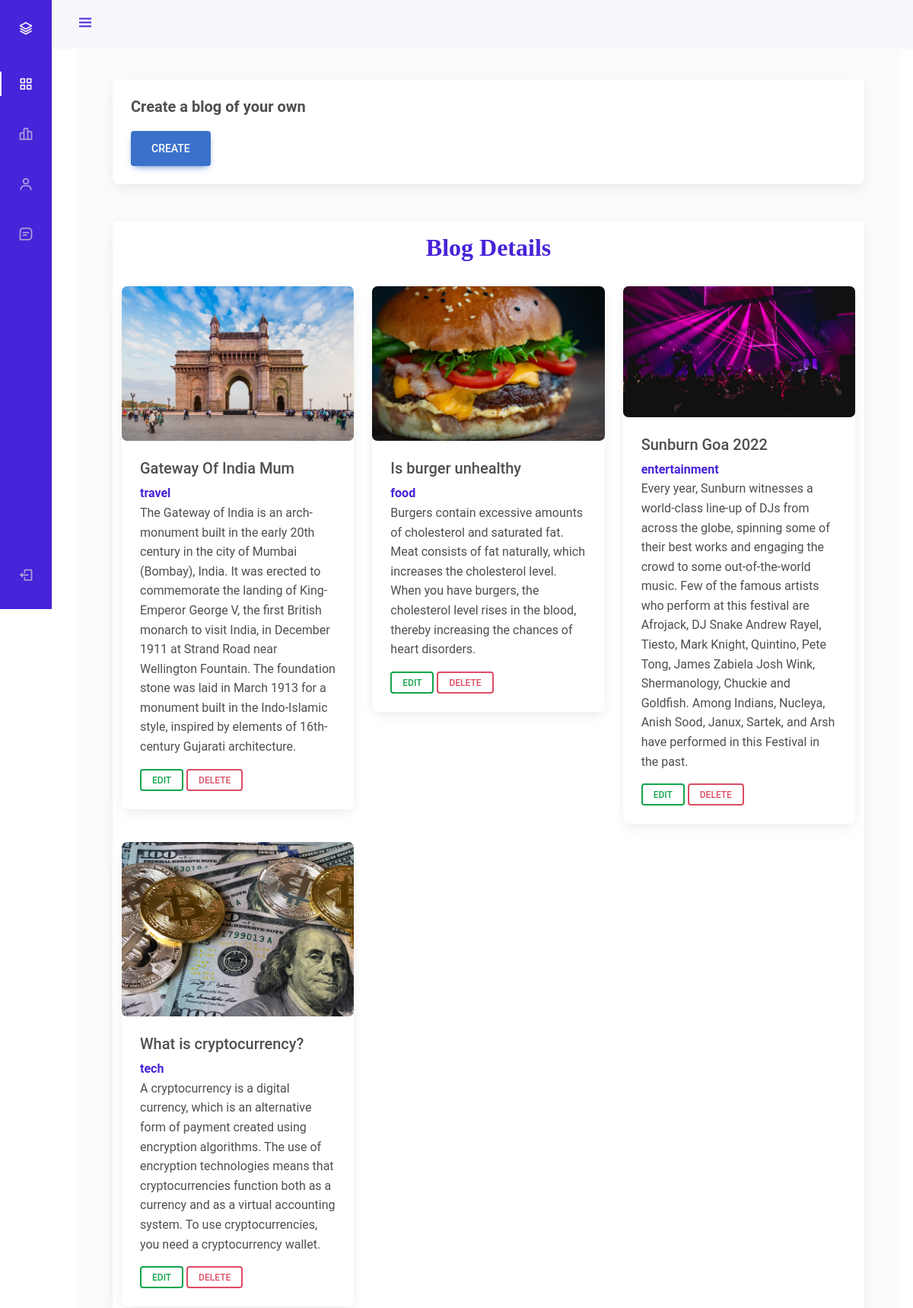
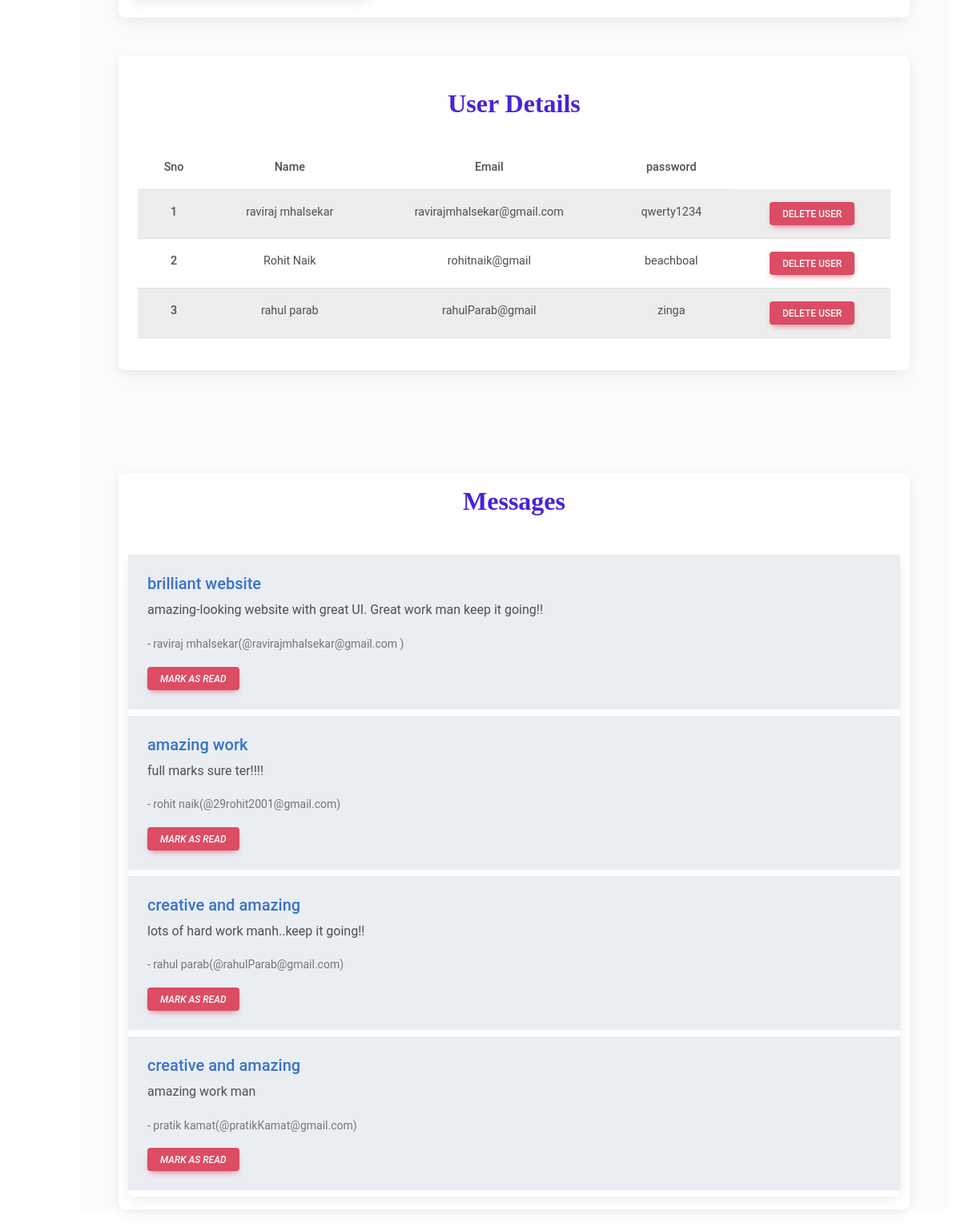
Page /dashboard.php on the committed database (2 pictures, top to bottom).
### tables this page shows
CREATE TABLE `blogs` (
  `Sno` int(11) NOT NULL,
  `title` varchar(50) NOT NULL,
  `description` text NOT NULL,
  `type` varchar(20) NOT NULL,
  `image_url` text NOT NULL
);

CREATE TABLE `contact_form` (
  `Sno` int(50) NOT NULL,
  `name` varchar(50) NOT NULL,
  `email` varchar(50) NOT NULL,
  `subject` varchar(50) NOT NULL,
  `message` text NOT NULL
);

### dashboard.php (the view, shortened to what this page needs)
<?php
  require 'php/connect_db.php';
?>
<!DOCTYPE html>
<html lang="en">
<head>
    <link rel="stylesheet" href="css/dashboard.css" />
    <link rel="stylesheet" href="https://cdn.jsdelivr.net/npm/bootstrap@5.0.0-beta1/dist/css/bootstrap.min.css" />
    <link rel="stylesheet" href="https://cdn.jsdelivr.net/npm/bootstrap@5.0.0-beta1/dist/js/bootstrap.bundle.min.js" />
    <link rel="stylesheet" href="https://cdnjs.cloudflare.com/ajax/libs/jquery/3.2.1/jquery.min.js" />
    <link rel="stylesheet" href="https://cdn.jsdelivr.net/npm/boxicons@latest/css/boxicons.min.css" />
    <link rel="stylesheet" href="https://cdnjs.cloudflare.com/ajax/libs/mdb-ui-kit/6.0.1/mdb.min.css" />
</head>
<body id="body-pd">
    <section>
        <header class="header" id="header">
            <div class="header_toggle">
                <i class="bx bx-menu" id="header-toggle"></i>
            </div>
        </header>
        <div class="l-navbar" id="nav-bar">
            <nav class="nav">
                <div>
                    <a href="#" class="nav_logo">
                        <i class="bx bx-layer nav_logo-icon"></i>
                    </a>
                    <div class="nav_list">
                        <a href="#create" class="nav_link active">
                            <i class="bx bx-grid-alt nav_icon"></i>
                        </a>
                        <a href="#blogsDetails" class="nav_link">
                            <i class="bx bx-bar-chart-alt-2 nav_icon"></i>
                        </a>
                        <a href="#userDetail" class="nav_link">
                            <i class="bx bx-user nav_icon"></i>
                        </a>
                        <a href="#messages" class="nav_link">
                            <i class="bx bx-message-square-detail nav_icon"></i>
                        </a>
                    </div>
                </div>
                <a href="login.php" class="nav_link">
                    <i class="bx bx-log-out nav_icon"></i>
                </a>
            </nav>
        </div>
    </section>
    <section>
        <div class="pt-2 height-200 bg-light">
            <section id="create">
                <div class="card mb-5 mx-5">
                    <div class="card-body display-5">
                        <h5 class="card-title"><strong>Create a blog of your own</strong></h5>
                        <button type="button" class="btn btn-primary btn-lg" data-mdb-toggle="modal"
                            data-mdb-target="#createModal">
                            Create
                        </button>
                    </div>
                </div>
            </section>
            <section id="blogsDetails" class="card mb-5 mx-5">
                <div class="row">
                    <div class="col-md-12">
                        <h2 class="pt-3 pb-4 text-center font-bold font-up deep-purple-text">
                           <strong>Blog Details</strong>
                        </h2>
                    </div>
                </div>
                <div class="container">
                    <div class="row">
                        <?php
                            $sql = "SELECT * FROM `blogs`";
                            $result = mysqli_query($conn,$sql);
                            while($row = mysqli_fetch_assoc($result)){
                                echo "<div class='col-lg-4 mb-4'>
                                <div class='card'>
                                    <img class='card-img mh-100' src='uploads/".$row['image_url']."'
                                        alt='image-cover' class='card-img-top' />
                                    <div class='card-body'>
                                        <h5 class='card-title'>".$row['title']."</h5>
                                        <strong class='card-type' style='color: #4723D9;'>".$row['type']."</strong>
                                        <p class='card-text'>
                                            ".$row['description']."
                                        </p>
                                        <button id='p".$row['Sno']."' type='button' class='editBlog btn btn-outline-success btn-sm' data-mdb-toggle='modal' data-mdb-target='#editModal'>Edit
                                        </button>
                                        <button id='r".$row['Sno']."' type='submit' class=' deleteBlog btn btn-outline-danger btn-sm'>
                                            Delete
                                        </button>
                                    </div>
                                </div>
                            </div>";
                            }
                        ?>
                    </div>
                </div>
            </section>
            <section id="userDetail">
                <div class="card mb-10 my-5 mx-5">
                    <div class="card-body">
                        <div class="row">
                            <div class="col-md-12">
                                <h2 class="pt-3 pb-4 text-center font-bold font-up deep-purple-text">
                                   <strong>User Details</strong>
                                </h2>
                            </div>
                        </div>
                        <table class="table table-striped text-center">
                            <thead>
                                <tr>
                                    <th>Sno</th>
                                    <th>Name</th>
                                    <th>Email</th>
                                    <th>password</th>
                                </tr>
                            </thead>
                            <tbody>
                            <?php
                                $sql = "SELECT * FROM `login_details`";
                                $result = mysqli_query($conn,$sql);
                                $count = 1;
                                while($row = mysqli_fetch_assoc($result)){
                                    echo "<tr>";
                                    echo "<th>".$count."</th>";
                                    echo "<td>".$row['name']."</td>";
                                    echo "<td>".$row['email']."</td>";
                                    echo "<td>".$row['password']."</td>";
                                    echo "<td>
                                    <button id='u".$row['Sno']."' type='button' rel='tooltip' class='deleteUser btn btn-danger btn-round btn-just-icon btn-sm'>delete User</button>
                                    </td>";
                                    echo "</tr>";
                                    $count = $count+1;
                                }
                                ?>
                            </tbody>
                        </table>
                    </div>
                </div>
            </section>
            <section id="messages">
                <div class="card mb-10 my-5 mx-5">
                    <div class="row">
                        <div class="col-md-12">
                            <h2 class="pt-3 pb-4 text-center font-bold font-up deep-purple-text">
                               <strong>Messages</strong>
                            </h2>
                        </div>
                    </div>
                    <div class="container m-3 mx-0">
                            <div class="card">
                                <?php
                                $sql = "SELECT * FROM `contact_form`";
                                $result = mysqli_query($conn,$sql);
                                while($row = mysqli_fetch_assoc($result)){
                                    echo "<div class='card-body mb-2' style='background-color: #eaeef3;'>";
                                    echo "<h5 class='card-title text-primary'>".$row['subject']."</h5>";
                                    echo "<p class='card-text'>".$row['message']."</p>";
                                    echo "<p class='card-text'><small class='text-muted'> - ".$row['name']."(@".$row['email'].")</small></p>";
                                    echo "<button id='d".$row['Sno']."' type='button' rel='tooltip' class=' deleteMsg btn btn-danger btn-round btn-just-icon btn-sm'>
                                            <i class='material-icons' id='z".$row['Sno']."' >mark as read</i>
                                            </button></div>";
                                }
                                ?>
                            </div>
                        </div>
                    </div>
                </div>
            </section>
</body>
</html>

### css/dashboard.css (style rules this page uses)
:root { --header-height: 3rem; --nav-width: 68px; --first-color: #4723D9; --first-color-light: #AFA5D9; --white-color: #F7F6FB; --body-font: 'Nunito', sans-serif; --normal-font-size: 1rem; --z-fixed: 100 }
body { position: relative; margin: var(--header-height) 0 0 0; padding: 0 1rem; font-family: var(--body-font); font-size: var(--normal-font-size); transition: .5s }
a { text-decoration: none }
.header { width: 100%; height: var(--header-height); position: fixed; top: 0; left: 0; display: flex; align-items: center; justify-content: space-between; padding: 0 1rem; background-color: var(--white-color); z-index: var(--z-fixed); transition: .5s }
.header_toggle { color: var(--first-color); font-size: 1.5rem; cursor: pointer }
.l-navbar { position: fixed; top: 0; left: -30%; width: var(--nav-width); height: 100vh; background-color: var(--first-color); padding: .5rem 1rem 0 0; transition: .5s; z-index: var(--z-fixed) }
.nav { height: 100%; display: flex; flex-direction: column; justify-content: space-between; overflow: hidden }
.nav_logo, .nav_link { display: grid; grid-template-columns: max-content max-content; align-items: center; column-gap: 1rem; padding: .5rem 0 .5rem 1.5rem }
.nav_logo { margin-bottom: 2rem }
.nav_logo-icon { font-size: 1.25rem; color: var(--white-color) }
.nav_link { position: relative; color: var(--first-color-light); margin-bottom: 1.5rem; transition: .3s }
.nav_icon { font-size: 1.25rem }
.active { color: var(--white-color) }
.active::before { content: ''; position: absolute; left: 0; width: 2px; height: 32px; background-color: var(--white-color) }
#create { margin-top: 6rem; }
.row h2 { color: var(--first-color); font-family: -webkit-body; }
@media screen and (min-width: 768px) { body { margin: calc(var(--header-height) + 1rem) 0 0 0; padding-left: calc(var(--nav-width) + 2rem) } }
@media screen and (min-width: 768px) { .header { height: calc(var(--header-height) + 1rem); padding: 0 2rem 0 calc(var(--nav-width) + 2rem) } }
@media screen and (min-width: 768px) { .l-navbar { left: 0; padding: 1rem 1rem 0 0 } }

### rows in the picture
blogs: image_url (picture), title "Gateway Of India Mum", type "travel", description "The Gateway of India is an arch-monument built in the early 20th century in the city of Mumbai (Bombay), India. It was erected to commemorate the landing of King-Emperor George V, the first British monarch to visit India, in December 1911 at Strand Road near Wellington Fountain. The foundation stone was laid in March 1913 for a monument built in the Indo-Islamic style, inspired by elements of 16th-century Gujarati architecture."
blogs: image_url (picture), title "Is burger unhealthy", type "food", description "Burgers contain excessive amounts of cholesterol and saturated fat. Meat consists of fat naturally, which increases the cholesterol level. When you have burgers, the cholesterol level rises in the blood, thereby increasing the chances of heart disorders."
blogs: image_url (picture), title "Sunburn Goa 2022", type "entertainment", description "Every year, Sunburn witnesses a world-class line-up of DJs from across the globe, spinning some of their best works and engaging the crowd to some out-of-the-world music. Few of the famous artists who perform at this festival are Afrojack, DJ Snake Andrew Rayel, Tiesto, Mark Knight, Quintino, Pete Tong, James Zabiela Josh Wink, Shermanology, Chuckie and Goldfish. Among Indians, Nucleya, Anish Sood, Janux, Sartek, and Arsh have performed in this Festival in the past."
blogs: image_url (picture), title "What is cryptocurrency?", type "tech", description "A cryptocurrency is a digital currency, which is an alternative form of payment created using encryption algorithms. The use of encryption technologies means that cryptocurrencies function both as a currency and as a virtual accounting system. To use cryptocurrencies, you need a cryptocurrency wallet."
contact_form: subject "brilliant website", message "amazing-looking website with great UI. Great work man keep it going!!", name "raviraj mhalsekar", email "ravirajmhalsekar@gmail.com"
contact_form: subject "amazing work", message "full marks sure ter!!!!", name "rohit naik", email "29rohit2001@gmail.com"
contact_form: subject "creative and amazing", message "lots of hard work manh..keep it going!!", name "rahul parab", email "rahulParab@gmail.com"
contact_form: subject "creative and amazing", message "amazing work man", name "pratik kamat", email "pratikKamat@gmail.com"

### other values in the picture
$row['name'] "raviraj mhalsekar"
$row['email'] "ravirajmhalsekar@gmail.com"
$row['password'] "qwerty1234"
$row['name'] "Rohit Naik"
$row['email'] "rohitnaik@gmail"
$row['password'] "beachboal"
$row['name'] "rahul parab"
$row['email'] "rahulParab@gmail"
$row['password'] "zinga"
